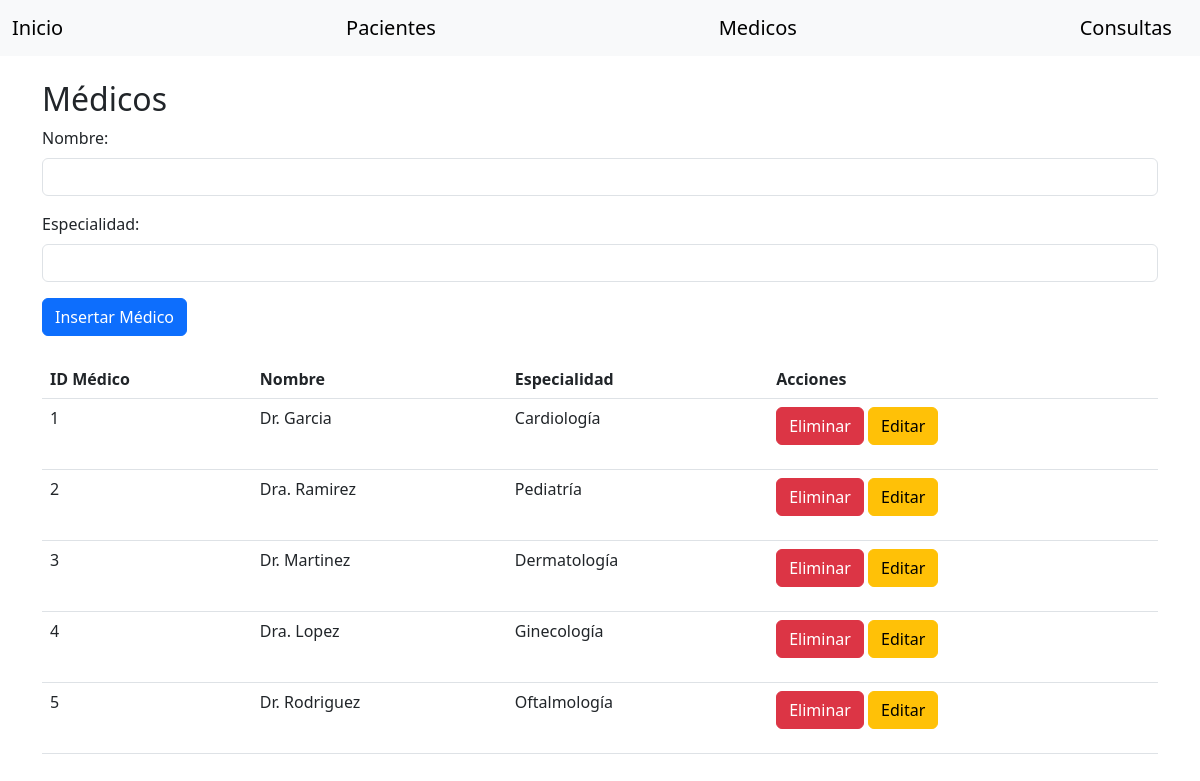
Page /Medicos.php on the committed database.
### tables this page shows
CREATE TABLE `Medicos` (
  `MedicoID` int(11) NOT NULL,
  `Nombre` varchar(50) DEFAULT NULL,
  `Especialidad` varchar(50) DEFAULT NULL
);

### class/class.medico.php (called while the page is built, shortened)
<?php
class Medico
{
    private $con;
	function __construct($cn){
		$this->con = $cn;
	}
    public function getAllMedicos()
    {
        $query = "SELECT * FROM Medicos";
        $result = $this->con->query($query);
        $medicos = [];
        while ($row = $result->fetch_assoc()) {
            $medicos[] = $row;
        }
        return $medicos;
    }
}

### Medicos.php (the view, shortened to what this page needs)
<?php
include './navbar.php';
include_once("class/class.medico.php");
include_once("DB/coneccion.php");
$medico = new Medico($cn);
$medicos = $medico->getAllMedicos();
?>
<!DOCTYPE html>
<html lang="es">
<head>
    <link rel="stylesheet" href="https://cdn.jsdelivr.net/npm/bootstrap@5.3.0/dist/css/bootstrap.min.css">
</head>
<body>
<div class="container mt-4">
    <h2>Médicos</h2>
    <form action="" method="post">
        <div class="mb-3">
            <label for="nombre" class="form-label">Nombre:</label>
            <input type="text" class="form-control" name="nombre" required>
        </div>
        <div class="mb-3">
            <label for="especialidad" class="form-label">Especialidad:</label>
            <input type="text" class="form-control" name="especialidad" required>
        </div>
        <button type="submit" name="insert" class="btn btn-primary">Insertar Médico</button>
    </form>
    <table class="table mt-4">
        <thead>
            <tr>
                <th>ID Médico</th>
                <th>Nombre</th>
                <th>Especialidad</th>
                <th>Acciones</th>
            </tr>
        </thead>
        <tbody>
            <?php foreach ($medicos as $row): ?>
            <tr>
                <td><?php echo $row['MedicoID']; ?></td>
                <td><?php echo $row['Nombre']; ?></td>
                <td><?php echo $row['Especialidad']; ?></td>
                <td>
                    <form action="" method="post">
                        <button type="submit" name="delete" class="btn btn-danger">Eliminar</button>
                        <a href="Edit_Medicos.php?id=<?php echo $row['MedicoID'] ?>" class="btn btn-warning">
                                    Editar
                                </a>
                    </form>
                </td>
            </tr>
            <?php endforeach; ?>
        </tbody>
    </table>
</div>
</body>
</html>

### rows in the picture
medicos: MedicoID "1", Nombre "Dr. Garcia", Especialidad "Cardiología"
medicos: MedicoID "2", Nombre "Dra. Ramirez", Especialidad "Pediatría"
medicos: MedicoID "3", Nombre "Dr. Martinez", Especialidad "Dermatología"
medicos: MedicoID "4", Nombre "Dra. Lopez", Especialidad "Ginecología"
medicos: MedicoID "5", Nombre "Dr. Rodriguez", Especialidad "Oftalmología"
